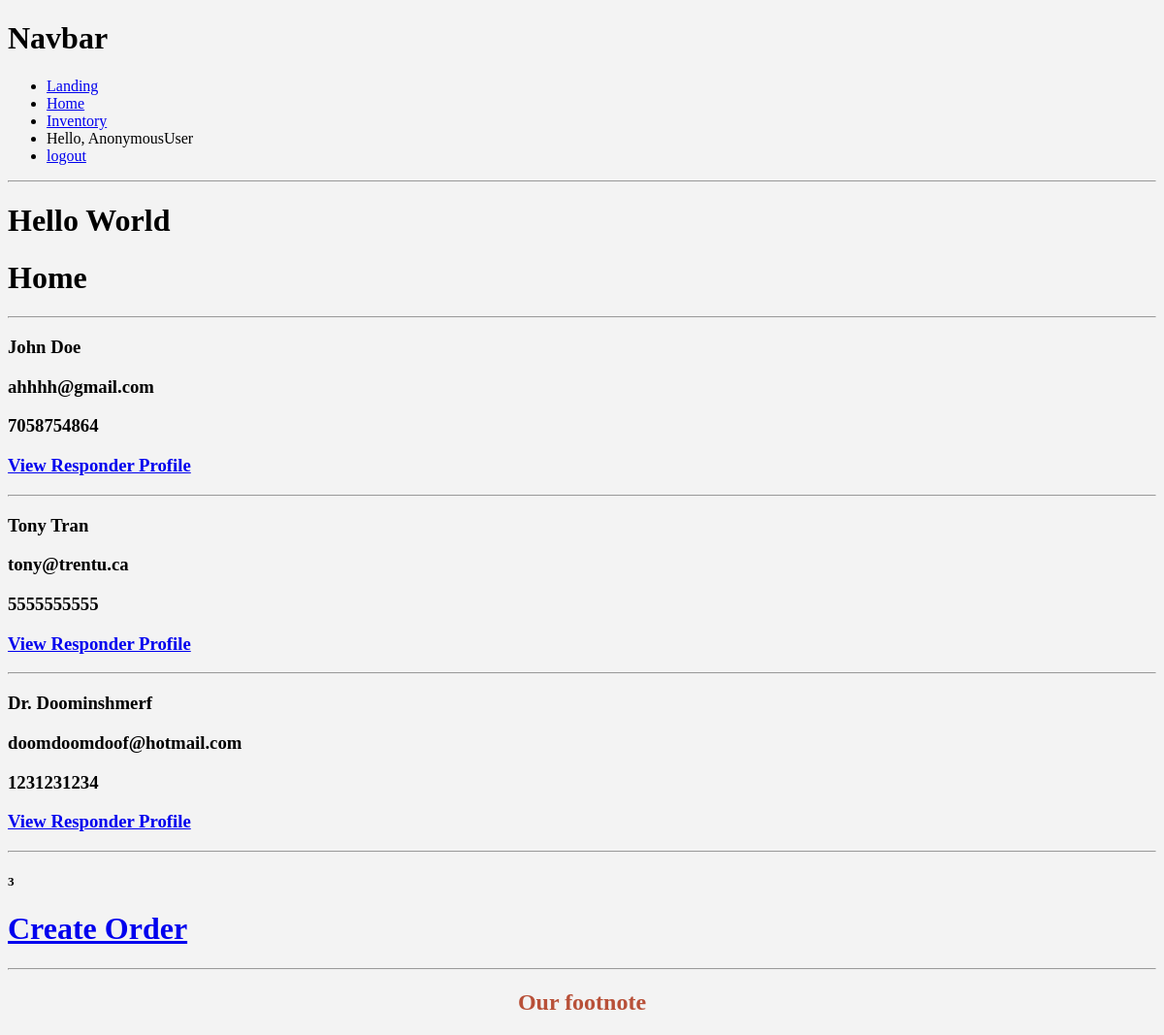
/home/, run on the app's committed database.
### manager/models.py (models this page shows, shortened)
class Responder(models.Model):
    name = models.CharField(max_length=200, null=True)
    phone = models.CharField(max_length=10, null=True)
    email = models.CharField(max_length=250, null=True)
    date_created = models.DateTimeField(auto_now_add=True)

### manager/views.py (the view)
# urls.py: 2. Add a URL to urlpatterns:  path('', views.home, name='home')
def home(request):
    responders = Responder.objects.all()
    total_responders = responders.count()
    context = {
        'responders': responders,
        'total_responders': total_responders
    }
    return render(request, 'manager/home.html', context)

### manager/templates/manager/home.html
{% extends 'manager/main.html' %}
{% load static%}
{% block content %}
<h1>Home</h1>
<hr>
{% for res in responders %}
    <h3>{{res.name}}</h3>
    <h3>{{res.email}}</h3>
    <h3>{{res.phone}}</h3>
    <h3><a href="{% url 'dashboard' res.id %}">View Responder Profile</a></h3>
    <hr>
{% endfor %}
<h5>{{total_responders}}</h5>
<h1><a href="{% url 'create_order' %}">Create Order</a></h1>
{% endblock %}

### static/css/main.css (style rules this page uses)
:root { --primary-color: #b85038; --accent-color: #342c6b; --text-color: #191a23; --bg-color: #f3f3f3; }
body { background-color: var(--bg-color); }

### data on the page
Responder: name "John Doe", email "ahhhh@gmail.com", phone "7058754864"
Responder: name "Tony Tran", email "tony@trentu.ca", phone "5555555555"
Responder: name "Dr. Doominshmerf", email "doomdoomdoof@hotmail.com", phone "1231231234"

### other printed values
{{ request.user }} "AnonymousUser"
{{ total_responders }} "3"
